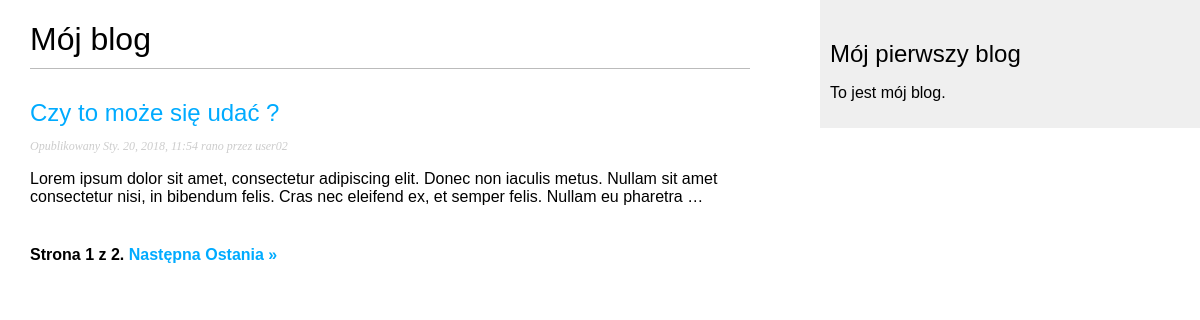
The page /blog/ on the database as committed earlier.
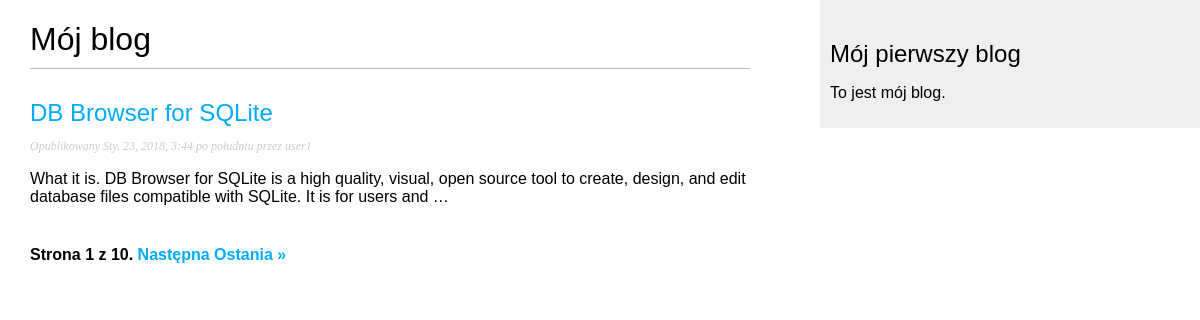
The same page on the database as committed later.
### blog/models.py (models this page shows, shortened)
class Post(models.Model):
    STATUS_CHOICES = (('draft', 'Roboczy'),
                      ('published', 'Opublikowany'))
    title = models.CharField(max_length=250)
    slug = models.SlugField(max_length=250,
                            unique_for_date='publish')
    author = models.ForeignKey(User,
                               related_name='blog_posts',
                               on_delete=models.CASCADE)
    body = models.TextField()
    publish = models.DateTimeField(default=timezone.now)
    created = models.DateTimeField(auto_now_add=True)
    update = models.DateTimeField(auto_now=True)
    status = models.CharField(max_length=10,
                              choices=STATUS_CHOICES,
                              default='draft')
    tags = TaggableManager()
    object = models.Manager()
    published = PublishedManager()
    def get_absolute_url(self):
        return reverse('blog:post_detail',
                       args=[self.publish.year,
                             self.publish.strftime('%m'),
                             self.publish.strftime('%d'),
                             self.slug
                             ]
                       )
    class Meta:
        ordering = ('-publish', 'author')

### blog/views.py (the view)
# urls.py: path('', views.post_list, name='post_list'),
def post_list(request, tag_slug=None):
    template_name = 'blog/post/list.html'
    posts_list = Post.published.all()
    tag = None
    if tag_slug:
        tag = get_object_or_404(Tag, slug=tag_slug)
        post_list = post_list.filter(tags__in=[tag])
    paginator = Paginator(posts_list, 1)
    page = request.GET.get('page')
    try:
        posts = paginator.page(page)
    except PageNotAnInteger:
        posts = paginator.page(1)
    except EmptyPage:
        posts = paginator.page(paginator.num_pages)
    context = {'page': page,
               'posts': posts}
    return render(request, template_name, context)

### blog/models.py (called while the page is built)
    def get_queryset(self):
        return super(PublishedManager, self).get_queryset().filter(status='published')

### blog/templates/blog/post/list.html (shortened to what this page needs)
{% extends "blog/base.html" %}
{% block content %}
    <h1>Mój blog</h1>
    {% for post in posts %}
        <h2>
            <a href="{{ post.get_absolute_url }}">{{ post.title }}</a>
        </h2>
        <p class="date">
            Opublikowany {{ post.publish }} przez {{ post.author }}
        </p>
        {{ post.body|truncatewords:30|linebreaks }}
    {% endfor %}
    {% include "blog/post/pagination.html" with page=posts %}
{% endblock %}

### blog/templates/blog/base.html (shortened to what this page needs)
{% load staticfiles %}
<!DOCTYPE html>
<html>
    <head>
        <link rel="stylesheet" href="{% static 'css/blog.css' %}">
    </head>
    <body>
        <div id="content">
            {% block content %}
            {% endblock %}
        </div>
        <div id="sidebar">
            <h2>Mój pierwszy blog</h2>
                <p>To jest mój blog.</p>
        </div>
    </body>
</html>

### blog/templates/blog/post/pagination.html (shortened to what this page needs)
<div class="pagination">
    <span class="step-left">
        <span class="current">
            Strona {{ page.number }} z {{ page.paginator.num_pages }}.
        </span>
        {% if page.has_next %}
            <a href="?page={{ page.next_page_number }}">Następna</a>
            <a href="?page={{ page.paginator.num_pages }}">Ostania &raquo;</a>
        {% endif %}
    </span>
</div>

### blog/static/css/blog.css (style rules this page uses)
body { margin:0; padding:0; font-family:helvetica, sans-serif; }
a { color:#00abff; text-decoration:none; }
h1 { font-weight:normal; border-bottom:1px solid #bbb; padding:0 0 10px 0; }
h2 { font-weight:normal; margin:30px 0 0; }
#content { float:left; width:60%; padding:0 0 0 30px; }
#sidebar { float:right; width:30%; padding:10px; background:#efefef; height:100%; }
p.date { color:#ccc; font-family: georgia, serif; font-size: 12px; font-style: italic; }
.pagination { margin:40px 0; font-weight:bold; }

Rows that differ between the two databases and show on the page:
no longer on this page (row edited): Post: title "Czy to może się udać ?", publish "Sty. 20, 2018, 11:54 rano", author "user02", body "Lorem ipsum dolor sit amet, consectetur adipiscing elit. Donec non iaculis metus. Nullam sit amet consectetur nisi, in bibendum felis. Cras nec eleifend ex, et semper felis. Nullam eu pharetra …"
added Post: title "DB Browser for SQLite", publish "Sty. 23, 2018, 3:44 po południu", author "user1", body "What it is. DB Browser for SQLite is a high quality, visual, open source tool to create, design, and edit database files compatible with SQLite. It is for users and …"
Other text that changed with them:
{{ page.paginator.num_pages }}: "2" → "10"
